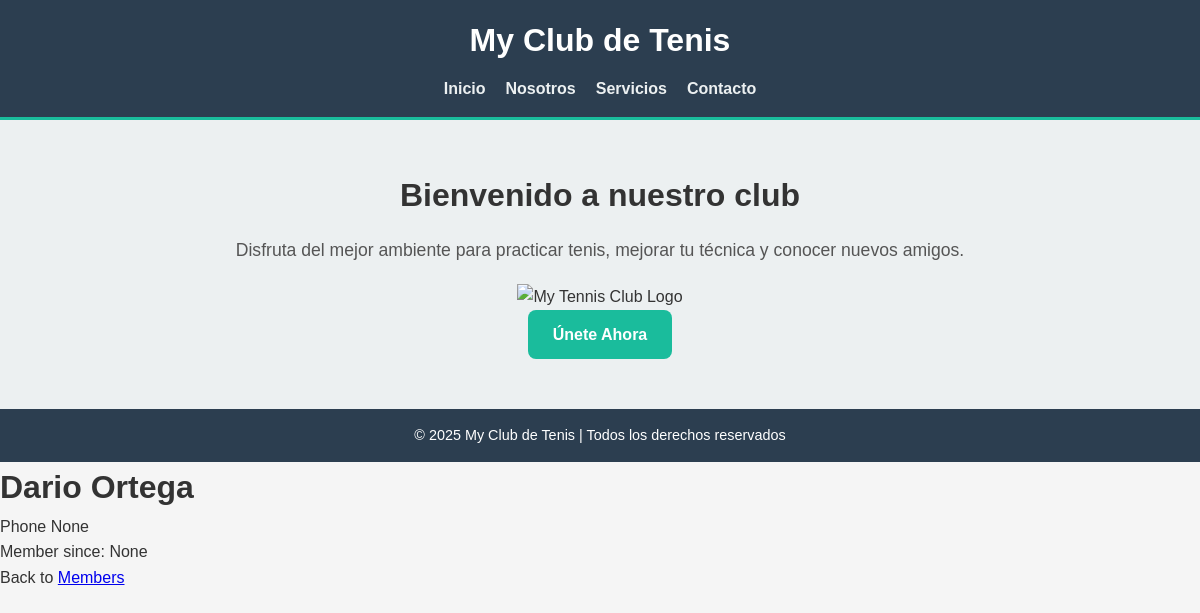
The page /members/details/13 on the database its author committed.
### members/models.py (models this page shows, shortened)
class Member(models.Model):
    firstname = models.CharField(max_length=255)
    lastname = models.CharField(max_length=255)
    phone = models.IntegerField(null=True)
    joined_date = models.DateField(null=True)

### members/views.py (the view)
# urls.py: path('members/details/<int:id>', views.details, name='details'),
def details(request, id):
    mymember = Member.objects.get(id=id)
    template = loader.get_template("details.html")
    context = {
        "mymember": mymember,
    }
    return HttpResponse(template.render(context, request))

### members/templates/details.html (shortened to what this page needs)
{% extends "master.html" %}
{% block content %}
  <h1>{{ mymember.firstname }} {{ mymember.lastname }}</h1>
  <p>Phone {{ mymember.phone }}</p>
  <p>Member since: {{ mymember.joined_date }}</p>
  <p>Back to <a href="/members">Members</a></p>
{% endblock %}

### members/templates/master.html (style rules this page uses)
* { margin: 0; padding: 0; box-sizing: border-box; font-family: 'Arial', sans-serif; }
body { background-color: #f5f5f5; color: #333; line-height: 1.6; }

### rows shown on the page
Member: firstname "Dario", lastname "Ortega", phone "None", joined_date "None"
